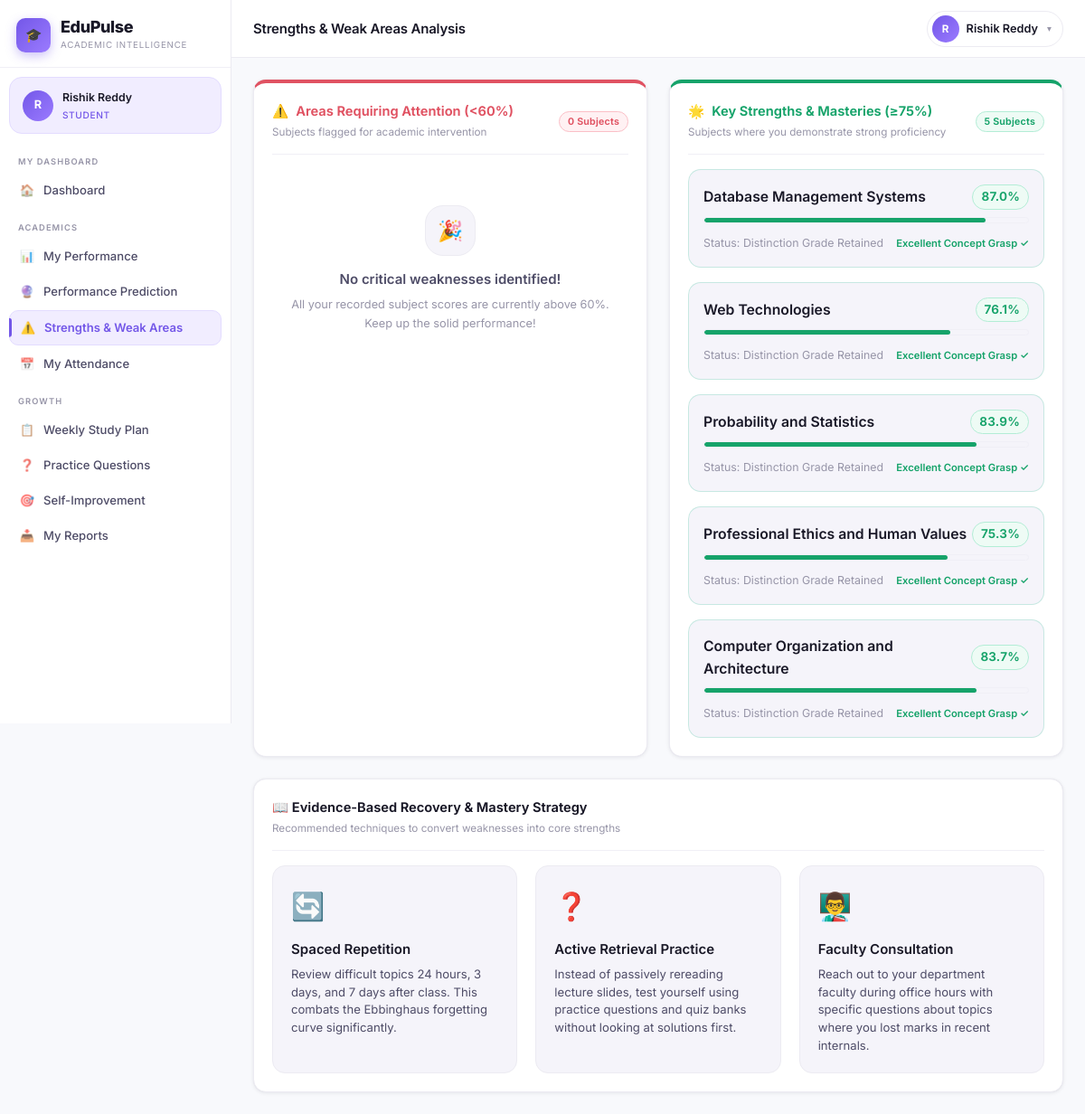
Screenshot of /student/weak-areas (signed in) with the database file from the repository.
### models.py (models this page shows, shortened)
class Student(db.Model):
    __tablename__ = 'students'
    id = db.Column(db.Integer, primary_key=True)
    user_id = db.Column(db.Integer, db.ForeignKey('users.id'), unique=True, nullable=False)
    roll_number = db.Column(db.String(50), unique=True, nullable=False)
    name = db.Column(db.String(100), nullable=False)
    email = db.Column(db.String(120))
    phone = db.Column(db.String(20))
    department_id = db.Column(db.Integer, db.ForeignKey('departments.id'), nullable=False)
    section_id = db.Column(db.Integer, db.ForeignKey('sections.id'))
    academic_year_id = db.Column(db.Integer, db.ForeignKey('academic_years.id'))
    current_semester = db.Column(db.Integer, default=1)
    date_of_birth = db.Column(db.Date)
    gender = db.Column(db.String(10))
    is_active = db.Column(db.Boolean, default=True)
    enrolled_at = db.Column(db.DateTime, default=datetime.utcnow)
    academic_year = db.relationship('AcademicYear', backref='students')
    marks = db.relationship('Mark', backref='student', lazy=True)
    attendance_records = db.relationship('AttendanceRecord', backref='student', lazy=True)
    tasks = db.relationship('StudentTask', backref='student', lazy=True)
    goals = db.relationship('StudentGoal', backref='student', lazy=True)
    question_attempts = db.relationship('QuestionAttempt', backref='student', lazy=True)

class User(UserMixin, db.Model):
    __tablename__ = 'users'
    id = db.Column(db.Integer, primary_key=True)
    unique_id = db.Column(db.String(50), unique=True, nullable=False)
    password_hash = db.Column(db.String(256), nullable=False)
    role = db.Column(db.String(20), nullable=False)  # 'admin', 'faculty', 'student'
    is_active = db.Column(db.Boolean, default=True)
    last_login = db.Column(db.DateTime)
    created_at = db.Column(db.DateTime, default=datetime.utcnow)
    student = db.relationship('Student', backref='user', uselist=False, lazy=True)
    faculty = db.relationship('Faculty', backref='user', uselist=False, lazy=True)
    admin = db.relationship('Admin', backref='user', uselist=False, lazy=True)

class Subject(db.Model):
    __tablename__ = 'subjects'
    id = db.Column(db.Integer, primary_key=True)
    code = db.Column(db.String(20), nullable=False)
    name = db.Column(db.String(100), nullable=False)
    department_id = db.Column(db.Integer, db.ForeignKey('departments.id'), nullable=False)
    semester = db.Column(db.Integer, nullable=False)
    credits = db.Column(db.Integer, default=3)
    subject_type = db.Column(db.String(20), default='theory')  # theory, lab, project
    is_active = db.Column(db.Boolean, default=True)
    examinations = db.relationship('Examination', backref='subject', lazy=True)
    marks = db.relationship('Mark', backref='subject', lazy=True)
    attendance_records = db.relationship('AttendanceRecord', backref='subject', lazy=True)
    questions = db.relationship('Question', backref='subject', lazy=True)
    __table_args__ = (db.UniqueConstraint('code', 'department_id', 'semester', name='uq_subject_dept_sem'),)

### routes/student.py (the view)
@student_bp.route('/weak-areas')
@student_required
def weak_areas():
    stu = get_current_student()
    if not stu:
        return redirect(url_for('auth.login'))
    marks_df = get_student_marks_df(stu)
    weak = []
    strong = []
    if not marks_df.empty:
        marks_df['pct'] = marks_df['marks_obtained'] / marks_df['max_marks'].replace(0, 1) * 100
        subj_avg = marks_df.groupby(['subject_id', 'subject_name'])['pct'].mean().reset_index()
        for _, row in subj_avg.iterrows():
            item = {'subject_name': row['subject_name'], 'avg_pct': round(row['pct'], 1)}
            if row['pct'] < 60:
                weak.append(item)
            elif row['pct'] >= 75:
                strong.append(item)
    return render_template('student/weak_areas.html',
                           student=stu,
                           weak_areas=weak,
                           strong_areas=strong)

### routes/student.py (called while the page is built)
def student_required(f):
    @wraps(f)
    def decorated(*args, **kwargs):
        if not current_user.is_authenticated or current_user.role != 'student':
            flash('Student access required.', 'danger')
            return redirect(url_for('auth.login'))
        return f(*args, **kwargs)
    return login_required(decorated)

def get_current_student():
    return Student.query.filter_by(user_id=current_user.id).first()

def get_student_marks_df(student):
    marks = Mark.query.filter_by(student_id=student.id).all()
    data = []
    for m in marks:
        if m.examination:
            data.append({
                'student_id': student.id,
                'subject_id': m.subject_id,
                'subject_name': m.subject.name if m.subject else 'Unknown',
                'exam_type': m.examination.exam_type,
                'exam_name': m.examination.name,
                'marks_obtained': m.marks_obtained,
                'max_marks': m.examination.max_marks,
                'examination_id': m.examination_id,
                'recorded_at': m.recorded_at,
            })
    return pd.DataFrame(data) if data else pd.DataFrame()

### templates/student/weak_areas.html (shortened to what this page needs)
{% extends 'base.html' %}
{% from 'macros/nav.html' import student_nav %}
{% block page_title %}Strengths & Weak Areas Analysis{% endblock %}
{% block nav %}{{ student_nav() }}{% endblock %}
{% block content %}
<div class="grid-2" style="gap:24px; margin-bottom:24px;">
  <div class="card" style="border-top: 4px solid var(--danger);">
    <div class="card-header">
      <div>
        <div class="card-title" style="color:var(--danger); display:flex; align-items:center; gap:8px;">
          <span>⚠️</span> Areas Requiring Attention (&lt;60%)
        </div>
        <div class="card-subtitle">Subjects flagged for academic intervention</div>
      </div>
      <span class="badge badge-danger">{{ weak_areas|length }} Subjects</span>
    </div>
    {% if weak_areas %}
    <div style="display:flex; flex-direction:column; gap:16px;">
      {% for w in weak_areas %}
      <div style="background:var(--bg-surface2); border:1px solid rgba(239, 68, 68, 0.2); border-radius:var(--radius-lg); padding:16px;">
        <div style="display:flex; justify-content:space-between; align-items:center; margin-bottom:8px;">
          <h4 style="font-size:1.05rem; font-weight:600; color:var(--text-primary); margin:0;">
            {{ w.subject_name }}
          </h4>
          <span class="badge badge-danger" style="font-size:0.9rem;">
            {{ w.avg_pct }}%
          </span>
        </div>
        <div class="progress-bar-wrapper" style="margin-bottom:12px;">
          <div class="progress-bar red" style="width:{{ w.avg_pct | round(0) | int }}%;"></div>
        </div>
        <div style="display:flex; justify-content:space-between; align-items:center; flex-wrap:wrap; gap:8px;">
          <span style="font-size:0.825rem; color:var(--text-muted);">
            Recommended: +4 hrs practice / week
          </span>
          <div style="display:flex; gap:8px;">
            <a href="{{ url_for('student.practice') }}" class="btn btn-secondary btn-sm">
              Practice Questions →
            </a>
          </div>
        </div>
      </div>
      {% endfor %}
    </div>
    {% else %}
    <div class="empty-state" style="padding:40px 20px;">
      <div class="empty-icon" style="color:var(--success);">🎉</div>
      <div class="empty-title">No critical weaknesses identified!</div>
      <div class="empty-text">All your recorded subject scores are currently above 60%. Keep up the solid performance!</div>
    </div>
    {% endif %}
  </div>
  <div class="card" style="border-top: 4px solid var(--success);">
    <div class="card-header">
      <div>
        <div class="card-title" style="color:var(--success); display:flex; align-items:center; gap:8px;">
          <span>🌟</span> Key Strengths & Masteries (≥75%)
        </div>
        <div class="card-subtitle">Subjects where you demonstrate strong proficiency</div>
      </div>
      <span class="badge badge-success">{{ strong_areas|length }} Subjects</span>
    </div>
    {% if strong_areas %}
    <div style="display:flex; flex-direction:column; gap:16px;">
      {% for s in strong_areas %}
      <div style="background:var(--bg-surface2); border:1px solid rgba(16, 185, 129, 0.2); border-radius:var(--radius-lg); padding:16px;">
        <div style="display:flex; justify-content:space-between; align-items:center; margin-bottom:8px;">
          <h4 style="font-size:1.05rem; font-weight:600; color:var(--text-primary); margin:0;">
            {{ s.subject_name }}
          </h4>
          <span class="badge badge-success" style="font-size:0.9rem;">
            {{ s.avg_pct }}%
          </span>
        </div>
        <div class="progress-bar-wrapper" style="margin-bottom:12px;">
          <div class="progress-bar green" style="width:{{ s.avg_pct | round(0) | int }}%;"></div>
        </div>
        <div style="display:flex; justify-content:space-between; align-items:center; flex-wrap:wrap; gap:8px;">
          <span style="font-size:0.825rem; color:var(--text-muted);">
            Status: Distinction Grade Retained
          </span>
          <span class="text-xs" style="color:var(--success); font-weight:600;">
            Excellent Concept Grasp ✓
          </span>
        </div>
      </div>
      {% endfor %}
    </div>
    {% else %}
    <div class="empty-state" style="padding:40px 20px;">
      <div class="empty-icon">📈</div>
      <div class="empty-title">Building towards mastery</div>
      <div class="empty-text">Keep studying and practicing to push your subjects past the 75% distinction boundary.</div>
    </div>
    {% endif %}
  </div>
</div>
<div class="card">
  <div class="card-header">
    <div>
      <div class="card-title">📖 Evidence-Based Recovery & Mastery Strategy</div>
      <div class="card-subtitle">Recommended techniques to convert weaknesses into core strengths</div>
    </div>
  </div>
  <div style="display:grid; grid-template-columns:repeat(auto-fit, minmax(260px, 1fr)); gap:20px;">
    <div style="background:var(--bg-surface2); padding:20px; border-radius:var(--radius-lg); border:1px solid var(--border-default);">
      <div style="font-size:2rem; margin-bottom:12px;">🔄</div>
      <h4 style="font-size:1rem; font-weight:600; color:var(--text-primary); margin-bottom:6px;">Spaced Repetition</h4>
      <p style="font-size:0.875rem; color:var(--text-secondary); line-height:1.5;">
        Review difficult topics 24 hours, 3 days, and 7 days after class. This combats the Ebbinghaus forgetting curve significantly.
      </p>
    </div>
    <div style="background:var(--bg-surface2); padding:20px; border-radius:var(--radius-lg); border:1px solid var(--border-default);">
      <div style="font-size:2rem; margin-bottom:12px;">❓</div>
      <h4 style="font-size:1rem; font-weight:600; color:var(--text-primary); margin-bottom:6px;">Active Retrieval Practice</h4>
      <p style="font-size:0.875rem; color:var(--text-secondary); line-height:1.5;">
        Instead of passively rereading lecture slides, test yourself using practice questions and quiz banks without looking at solutions first.
      </p>
    </div>
    <div style="background:var(--bg-surface2); padding:20px; border-radius:var(--radius-lg); border:1px solid var(--border-default);">
      <div style="font-size:2rem; margin-bottom:12px;">👨‍🏫</div>
      <h4 style="font-size:1rem; font-weight:600; color:var(--text-primary); margin-bottom:6px;">Faculty Consultation</h4>
      <p style="font-size:0.875rem; color:var(--text-secondary); line-height:1.5;">
        Reach out to your department faculty during office hours with specific questions about topics where you lost marks in recent internals.
      </p>
    </div>
  </div>
</div>
{% endblock %}

### templates/base.html (shortened to what this page needs)
<!DOCTYPE html>
<html lang="en">
<head>
  <link rel="stylesheet" href="{{ url_for('static', filename='css/style.css') }}">
</head>
<body class="{{ 'role-' + current_user.role if current_user.is_authenticated else '' }}">
{% if current_user.is_authenticated %}
<div class="app-wrapper">
  <aside class="sidebar" id="sidebar">
    <div class="sidebar-brand">
      <a href="{{ url_for(current_user.role + '.dashboard') }}" class="brand-logo">
        <div class="brand-icon">🎓</div>
        <div>
          <div class="brand-name">EduPulse</div>
          <div class="brand-tagline">Academic Intelligence</div>
        </div>
      </a>
    </div>
    {% if current_user.role == 'admin' and current_user.admin %}
    {% set display_name = current_user.admin.name %}
    {% elif current_user.role == 'faculty' and current_user.faculty %}
    {% set display_name = current_user.faculty.name %}
    {% elif current_user.role == 'student' and current_user.student %}
    {% set display_name = current_user.student.name %}
    {% else %}
    {% set display_name = current_user.unique_id %}
    {% endif %}
    <div class="sidebar-user">
      <div class="user-avatar">{{ display_name[0] if display_name else '?' }}</div>
      <div class="user-info">
        <div class="user-name">{{ display_name }}</div>
        <div class="user-role">{{ current_user.role | capitalize }}</div>
      </div>
    </div>
    <nav class="sidebar-nav">
      {% block nav %}{% endblock %}
    </nav>
  </aside>
  <div class="main-content">
    <header class="topbar">
      <div class="topbar-left">
        <div>
          <div class="page-title">{% block page_title %}Dashboard{% endblock %}</div>
        </div>
      </div>
      <div class="topbar-right">
        <div class="profile-dropdown-wrapper">
          <button type="button" class="profile-btn" onclick="toggleProfileMenu(event)" id="profileBtn">
            <div class="user-avatar" style="width:30px;height:30px;font-size:0.78rem;">{{ display_name[0] if display_name else '?' }}</div>
            <span style="font-size:0.85rem;font-weight:600;max-width:120px;overflow:hidden;text-overflow:ellipsis;white-space:nowrap;">{{ display_name }}</span>
            <span style="font-size:0.65rem;color:var(--text-muted);margin-left:2px;">▾</span>
          </button>
        </div>
      </div>
    </header>
    <main class="page-content">
      {% block content %}{% endblock %}
    </main>
  </div>
</div>
{% else %}
{% block auth_content %}{% endblock %}
{% endif %}
</body>
</html>

### rows the page displays
Student: name "R", name "Rishik Reddy"
User: role "STUDENT"
Subject: subject_name "Database Management Systems", avg_pct "87.0", {{ s.avg_pct | round(0) | int }} 87 (drawn)
Subject: subject_name "Web Technologies", avg_pct "76.1", {{ s.avg_pct | round(0) | int }} 76 (drawn)
Subject: subject_name "Probability and Statistics", avg_pct "83.9", {{ s.avg_pct | round(0) | int }} 84 (drawn)
Subject: subject_name "Professional Ethics and Human Values", avg_pct "75.3", {{ s.avg_pct | round(0) | int }} 75 (drawn)
Subject: subject_name "Computer Organization and Architecture", avg_pct "83.7", {{ s.avg_pct | round(0) | int }} 84 (drawn)

### other values shown
{{ weak_areas|length }} "0"
{{ strong_areas|length }} "5"
